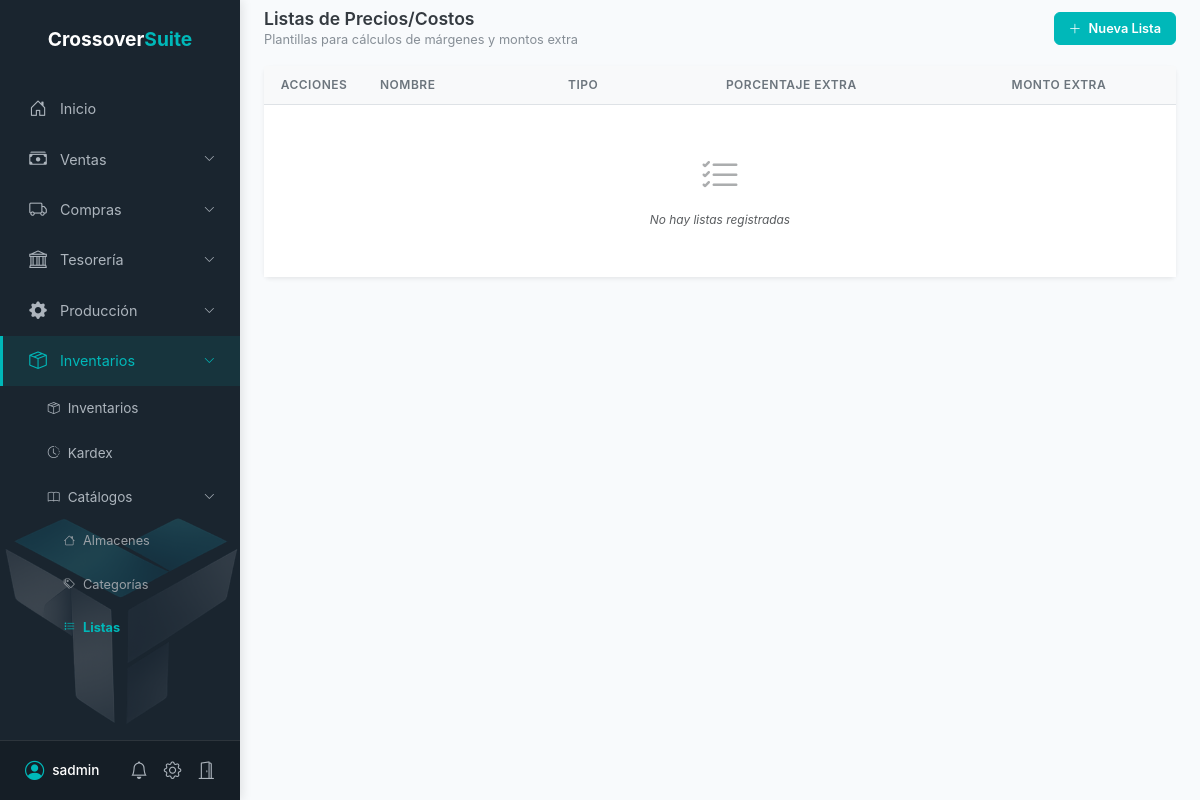
The app's page /inventario/listas/ (signed in), older data.
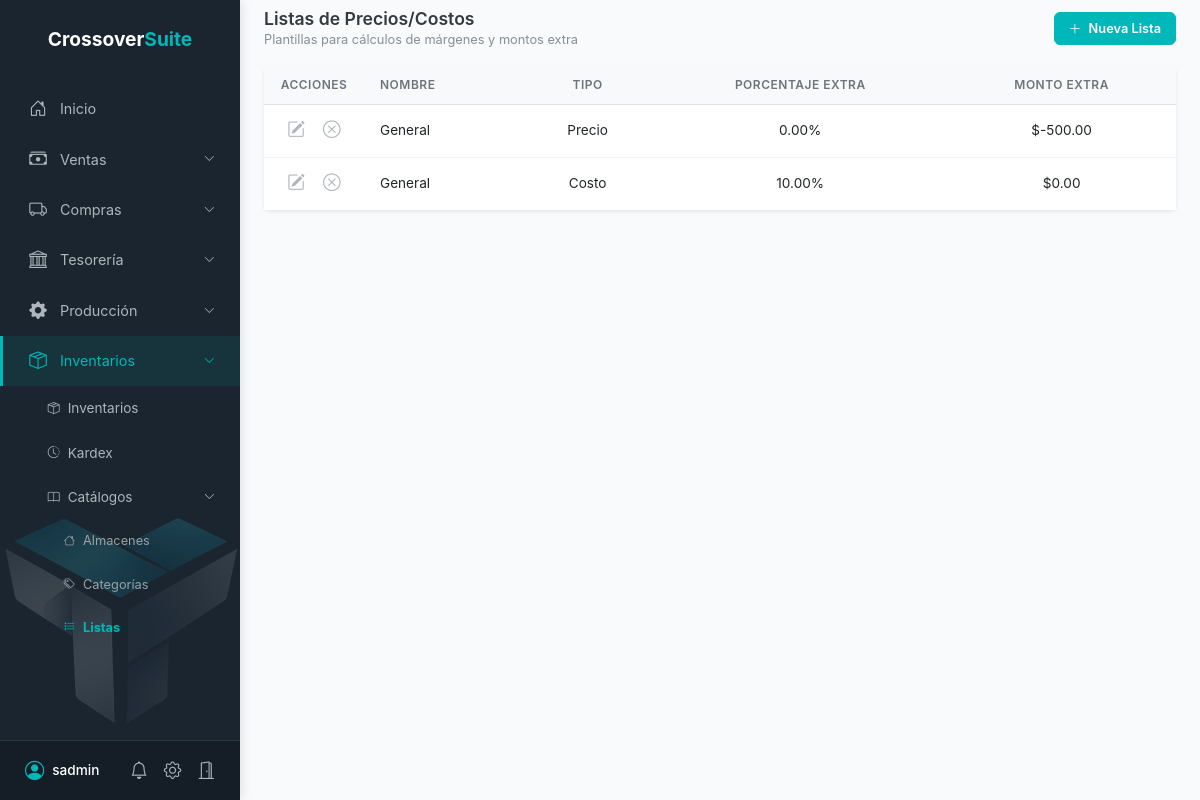
The same page, newer data.
### categorias/models.py (models this page shows, shortened)
class ListaPrecioCosto(models.Model):
    TIPO_CHOICES = [
        ('precio', 'Precio'),
        ('costo', 'Costo'),
    ]
    nombre = models.CharField(max_length=150, verbose_name="Nombre de la Lista")
    porcentaje_extra = models.DecimalField(max_digits=10, decimal_places=2, default=0.00, verbose_name="Porcentaje Extra (%)")
    monto_extra = models.DecimalField(max_digits=10, decimal_places=2, default=0.00, verbose_name="Monto Extra ($)")
    tipo = models.CharField(max_length=10, choices=TIPO_CHOICES, default='precio', verbose_name="Tipo")
    empresa = models.ForeignKey(Empresa, on_delete=models.CASCADE, null=True, blank=True, verbose_name="Empresa")
    fecha_creacion = models.DateTimeField(auto_now_add=True)
    class Meta:
        verbose_name = "Lista de Precio/Costo"
        verbose_name_plural = "Listas de Precios/Costos"
        ordering = ['nombre']

### categorias/views.py (the view)
# urls.py: path('listas/', views.lista_maestra_dashboard, name='lista_maestra_dashboard'),
@login_required(login_url='/login/')
@require_inventory_permission('listas', 'ver')
def lista_maestra_dashboard(request):
    empresa_actual = get_empresa_actual(request)
    if not empresa_actual:
        return render(request, 'error_sin_empresa.html', status=403)
    listas = ListaPrecioCosto.objects.filter(empresa=empresa_actual).order_by('nombre')
    return render(request, 'dashboard_listas.html', {'listas': listas})

### categorias/views.py (called while the page is built)
def get_empresa_actual(request):
    username = request.user.username
    if '@' in username:
        subdominio = username.split('@')[1]
        try:
            return Empresa.objects.get(subdominio=subdominio)
        except Empresa.DoesNotExist:
            return None
    return None

### preferencias/permissions.py (called while the page is built, shortened)
def user_has_module_permission(request, modulo, accion):
    user = request.user
    if not user.is_authenticated:
        return False
    if user.is_superuser:
        return True

def user_has_sales_permission(request, submodulo, accion):
    user = request.user
    if not user.is_authenticated:
        return False
    if user.is_superuser:
        return True

def user_has_purchase_permission(request, submodulo, accion):
    user = request.user
    if not user.is_authenticated:
        return False
    if user.is_superuser:
        return True

def get_granular_purchase_permissions(request):
    perms = {}
    for submodulo, acciones in PURCHASES_PERMISSION_MATRIX.items():
        perms[submodulo] = {accion: user_has_purchase_permission(request, submodulo, accion) for accion in acciones}
    return perms

### templates/dashboard_listas.html (shortened to what this page needs)
{% extends 'base.html' %}
{% block content %}
<div class="container-fluid py-2 px-4">
    <div class="d-flex flex-column flex-md-row justify-content-between align-items-md-center gap-3 mb-3">
        <div>
            <h4 class="section-title mb-0">Listas de Precios/Costos</h4>
            <span class="section-subtitle">Plantillas para cálculos de márgenes y montos extra</span>
        </div>
        <div class="d-flex flex-wrap align-items-center gap-2">
            {% if granular_inventory_perms.listas.crear %}
            <button class="btn btn-brand text-white btn-pro shadow-sm" onclick="prepararNuevaLista()">
                <i class="bi bi-plus-lg me-1"></i> Nueva Lista
            </button>
            {% endif %}
        </div>
    </div>
    <div class="card border-0 shadow-sm">
        <div class="card-body p-0">
            <div class="table-responsive">
                <table class="table table-pro mb-0">
                    <thead>
                        <tr>
                            <th class="text-center" style="width: 100px;">Acciones</th>
                            <th>Nombre</th>
                            <th class="text-center">Tipo</th>
                            <th class="text-center">Porcentaje Extra</th>
                            <th class="text-center">Monto Extra</th>
                        </tr>
                    </thead>
                    <tbody>
                        {% for l in listas %}
                        <tr>
                            <td class="text-center">
                                {% if granular_inventory_perms.listas.editar %}
                                <span onclick="abrirEditarLista({{ l.id }})" class="icon-action" title="Editar">
                                    <i class="bi bi-pencil-square"></i>
                                </span>
                                {% endif %}
                                {% if granular_inventory_perms.listas.eliminar %}
                                <span onclick="eliminarLista({{ l.id }})" class="icon-action" title="Eliminar" style="color: #adb5bd;" onmouseover="this.style.color='#dc3545'" onmouseout="this.style.color='#adb5bd'">
                                    <i class="bi bi-x-circle"></i>
                                </span>
                                {% endif %}
                            </td>
                            <td>
                                <div class="text-dark">{{ l.nombre }}</div>
                            </td>
                            <td class="text-center">
                                <span class="text-dark">
                                    {{ l.get_tipo_display }}
                                </span>
                            </td>
                            <td class="text-center">
                                {{ l.porcentaje_extra }}%
                            </td>
                            <td class="text-center">
                                ${{ l.monto_extra }}
                            </td>
                        </tr>
                        {% empty %}
                        <tr>
                            <td colspan="5" class="text-center py-5">
                                <i class="bi bi-list-check display-6 text-muted mb-2 d-block opacity-50"></i>
                                <span class="text-muted fst-italic small">No hay listas registradas</span>
                            </td>
                        </tr>
                        {% endfor %}
                    </tbody>
                </table>
            </div>
        </div>
    </div>
</div>
{% endblock %}

Row changes from the older to the newer data that the page shows:
added ListaPrecioCosto: nombre "General", tipo "Precio", porcentaje_extra "0.00", monto_extra "-500.00"
added ListaPrecioCosto: nombre "General", tipo "Costo", porcentaje_extra "10.00", monto_extra "0.00"
Text that changed along with them:
text no longer shown: "No hay listas registradas"
